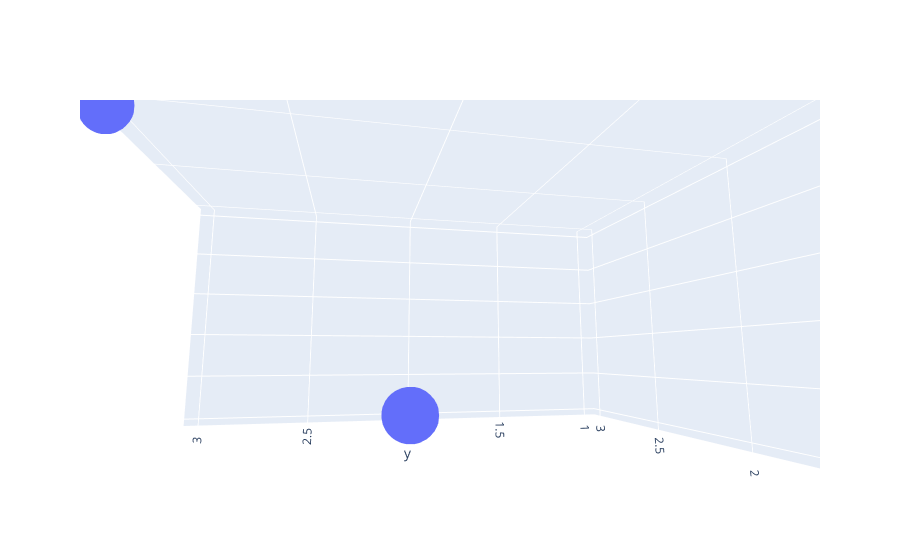

The cell this chart's notebook holds for it:
### Code cell
import webbrowser
import pandas as pd
import plotly.graph_objs as go

df = pd.DataFrame({'x': [1, 2, 3],
                   'y': [1, 3, 2],
                   'z': [2, 3, 2],
                   'link': ['https://google.com', 'https://bing.com', 'https://duckduckgo.com']})

fig = go.FigureWidget([go.Scatter3d(x=df.x, y=df.y, z=df.z, mode='markers', marker={'size': 20})])

scatter = fig.data[0]

#print(fig.data)

fig.layout.hovermode = 'closest'


def do_click(trace, points, state):
    print(points.point_inds)
    if points.point_inds:
        ind = points.point_inds[0]
        url = df.link.iloc[ind]
        #url = "<a href='https://www.youtube.com'>https://www.youtube.com</a>"
        #url = 'https://www.youtube.com'
        #print(str(url))
        webbrowser.open_new_tab(url)
        
scatter.on_click(do_click)


fig.show()

### Figure 1 — Plotly figure (JSON) as saved in the notebook; plotly's stock layout.template omitted (floating-point values rounded to 4 significant figures)
{"data": [{"marker": {"size": 20}, "mode": "markers", "type": "scatter3d", "uid": "4cb94818-5f28-4f96-96a3-300f381d35e4", "x": [1, 2, 3], "y": [1, 3, 2], "z": [2, 3, 2]}], "layout": {"autosize": true, "hovermode": "closest", "scene": {"aspectmode": "auto", "aspectratio": {"x": 1.26, "y": 1.26, "z": 0.63}, "camera": {"center": {"x": 0, "y": 0, "z": 0}, "eye": {"x": -0.8226, "y": 0.174, "z": -0.1213}, "projection": {"type": "perspective"}, "up": {"x": 0, "y": 0, "z": 1}}}}}
